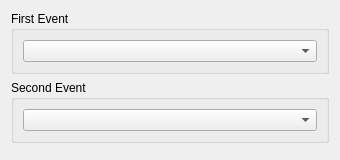
<?xml version="1.0" encoding="UTF-8"?>
<ui version="4.0">
 <class>TradeEventLocationsWidget</class>
 <widget class="QWidget" name="TradeEventLocationsWidget">
  <property name="geometry">
   <rect><x>0</x><y>0</y><width>340</width><height>160</height></rect>
  </property>
  <property name="windowTitle">
   <string>Trade Event Locations</string>
  </property>
  <layout class="QVBoxLayout" name="verticalLayout">
   <item>
    <widget class="QGroupBox" name="groupFirst">
     <property name="title"><string>First Event</string></property>
     <layout class="QVBoxLayout" name="layoutFirst">
      <item><widget class="QComboBox" name="comboFirst"/></item>
     </layout>
    </widget>
   </item>
   <item>
    <widget class="QGroupBox" name="groupSecond">
     <property name="title"><string>Second Event</string></property>
     <layout class="QVBoxLayout" name="layoutSecond">
      <item><widget class="QComboBox" name="comboSecond"/></item>
     </layout>
    </widget>
   </item>
   <item>
    <spacer name="verticalSpacer">
     <property name="orientation"><enum>Qt::Vertical</enum></property>
     <property name="sizeHint" stdset="0"><size><width>20</width><height>10</height></size></property>
    </spacer>
   </item>
  </layout>
 </widget>
 <resources/>
 <connections/>
</ui>
